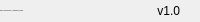
              <widget class="QFrame" name="bottomBar">
               <property name="minimumSize">
                <size>
                 <width>0</width>
                 <height>22</height>
                </size>
               </property>
               <property name="maximumSize">
                <size>
                 <width>16777215</width>
                 <height>22</height>
                </size>
               </property>
               <property name="frameShape">
                <enum>QFrame::NoFrame</enum>
               </property>
               <property name="frameShadow">
                <enum>QFrame::Raised</enum>
               </property>
               <layout class="QHBoxLayout" name="horizontalLayout_5">
                <property name="spacing">
                 <number>0</number>
                </property>
                <property name="leftMargin">
                 <number>0</number>
                </property>
                <property name="topMargin">
                 <number>0</number>
                </property>
                <property name="rightMargin">
                 <number>0</number>
                </property>
                <property name="bottomMargin">
                 <number>0</number>
                </property>
                <item>
                 <widget class="QLabel" name="creditsLabel">
                  <property name="maximumSize">
                   <size>
                    <width>16777215</width>
                    <height>16</height>
                   </size>
                  </property>
                  <property name="font">
                   <font>
                    <family>Segoe UI</family>
                    <pointsize>-1</pointsize>
                    <weight>50</weight>
                    <italic>false</italic>
                    <bold>false</bold>
                   </font>
                  </property>
                  <property name="cursor">
                   <cursorShape>ArrowCursor</cursorShape>
                  </property>
                  <property name="text">
                   <string>Maker : Park Byung Gwon  ⓒWanderson M. Pimenta</string>
                  </property>
                  <property name="alignment">
                   <set>Qt::AlignLeading|Qt::AlignLeft|Qt::AlignVCenter</set>
                  </property>
                 </widget>
                </item>
                <item>
                 <widget class="QLabel" name="version">
                  <property name="text">
                   <string>v1.0</string>
                  </property>
                  <property name="alignment">
                   <set>Qt::AlignRight|Qt::AlignTrailing|Qt::AlignVCenter</set>
                  </property>
                 </widget>
                </item>
                <item>
                 <widget class="QFrame" name="frame_size_grip">
                  <property name="minimumSize">
                   <size>
                    <width>20</width>
                    <height>0</height>
                   </size>
                  </property>
                  <property name="maximumSize">
                   <size>
                    <width>20</width>
                    <height>16777215</height>
                   </size>
                  </property>
                  <property name="frameShape">
                   <enum>QFrame::NoFrame</enum>
                  </property>
                  <property name="frameShadow">
                   <enum>QFrame::Raised</enum>
                  </property>
                 </widget>
                </item>
               </layout>
              </widget>
